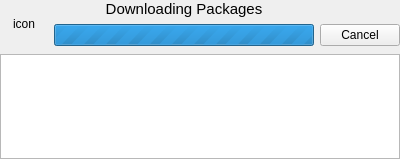
<?xml version="1.0" encoding="UTF-8"?>
<ui version="4.0">
 <class>PkTransaction</class>
 <widget class="QWidget" name="PkTransaction">
  <property name="geometry">
   <rect>
    <x>0</x>
    <y>0</y>
    <width>400</width>
    <height>159</height>
   </rect>
  </property>
  <property name="minimumSize">
   <size>
    <width>400</width>
    <height>0</height>
   </size>
  </property>
  <layout class="QGridLayout" name="gridLayout">
   <property name="margin">
    <number>0</number>
   </property>
   <item row="0" column="0">
    <widget class="QLabel" name="label">
     <property name="sizePolicy">
      <sizepolicy hsizetype="Fixed" vsizetype="Fixed">
       <horstretch>0</horstretch>
       <verstretch>0</verstretch>
      </sizepolicy>
     </property>
     <property name="minimumSize">
      <size>
       <width>48</width>
       <height>48</height>
      </size>
     </property>
     <property name="text">
      <string>icon</string>
     </property>
     <property name="alignment">
      <set>Qt::AlignCenter</set>
     </property>
    </widget>
   </item>
   <item row="0" column="1">
    <layout class="QGridLayout" name="gridLayout_2">
     <item row="0" column="0">
      <widget class="QLabel" name="currentL">
       <property name="sizePolicy">
        <sizepolicy hsizetype="Preferred" vsizetype="Fixed">
         <horstretch>0</horstretch>
         <verstretch>0</verstretch>
        </sizepolicy>
       </property>
       <property name="font">
        <font>
         <pointsize>11</pointsize>
        </font>
       </property>
       <property name="locale">
        <locale language="English" country="UnitedStates"/>
       </property>
       <property name="text">
        <string>Downloading Packages</string>
       </property>
       <property name="alignment">
        <set>Qt::AlignBottom|Qt::AlignHCenter</set>
       </property>
      </widget>
     </item>
     <item row="1" column="0">
      <widget class="KpkProgressBar" name="progressBar">
       <property name="locale">
        <locale language="English" country="UnitedStates"/>
       </property>
       <property name="maximum">
        <number>0</number>
       </property>
      </widget>
     </item>
     <item row="1" column="1">
      <widget class="KDialogButtonBox" name="cancelButton">
       <property name="sizePolicy">
        <sizepolicy hsizetype="Fixed" vsizetype="Fixed">
         <horstretch>0</horstretch>
         <verstretch>0</verstretch>
        </sizepolicy>
       </property>
       <property name="standardButtons">
        <set>QDialogButtonBox::Cancel</set>
       </property>
      </widget>
     </item>
    </layout>
   </item>
   <item row="1" column="0" colspan="2">
    <widget class="ProgressView" name="progressView">
     <property name="alternatingRowColors">
      <bool>true</bool>
     </property>
    </widget>
   </item>
  </layout>
 </widget>
 <customwidgets>
  <customwidget>
   <class>KDialogButtonBox</class>
   <extends>QDialogButtonBox</extends>
   <header>kdialogbuttonbox.h</header>
  </customwidget>
  <customwidget>
   <class>KpkProgressBar</class>
   <extends>QProgressBar</extends>
   <header>KpkProgressBar.h</header>
  </customwidget>
  <customwidget>
   <class>ProgressView</class>
   <extends>QTreeView</extends>
   <header>ProgressView.h</header>
  </customwidget>
 </customwidgets>
 <resources/>
 <connections/>
</ui>
